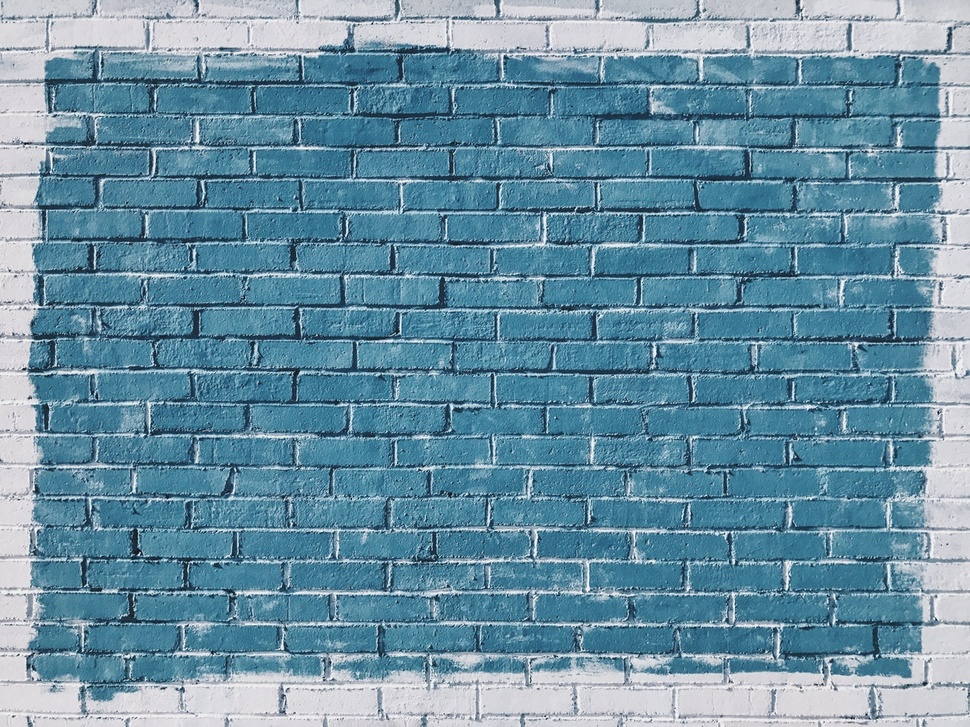
#> input picture DATA/bricks.jpg, 970 x 727 px, shrunk from 1267 x 950 before the run
$ python histograms.py
#> lines starting #> are read from the running program, lines starting #| are printed output that depends on the picture
# Image Histograms with OpenCV

import cv2
import matplotlib.pyplot as plt

blue_bricks = cv2.imread('../DATA/bricks.jpg')
#> blue_bricks is the input picture: shape (727, 970, 3); mean B, G, R 163.5, 144, 104.9
show_bricks = cv2.cvtColor(blue_bricks, cv2.COLOR_BGR2RGB)

# OpenCV Histogram
hist_values = cv2.calcHist([blue_bricks], channels=[
                           0], mask=None, histSize=[256], ranges=[0, 256])
#> hist_values = 256 values, max 11876 at index 150, min 0 at index 0, mean 2754.6

# plt.plot(hist_values)
# plt.show()

# Plotting 3 Color Histograms
img = blue_bricks
color = ('b', 'g', 'r')
for i, col in enumerate(color):
    histr = cv2.calcHist([img], [i], None, [256], [0, 256])
    plt.plot(histr, color=col)
    plt.xlim([0, 256])
plt.title('Blue Bricks Image')
plt.show()
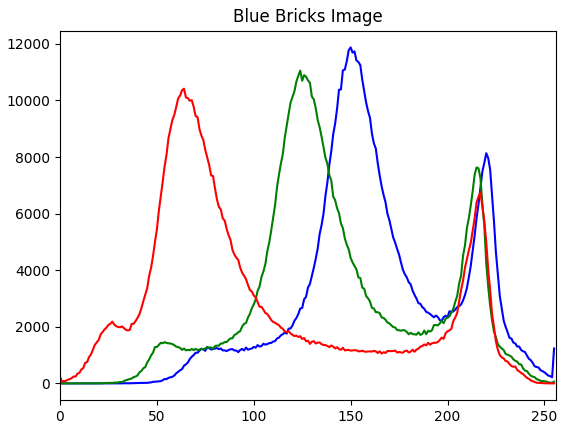
#> figure drawn by matplotlib, 1 panel; curve peaks at x = 150, y = 11876; curve peaks at x = 124, y = 11056; curve peaks at x = 64, y = 10417

$ run again, with DATA/Nadia_Murad.jpg copied over DATA/bricks.jpg
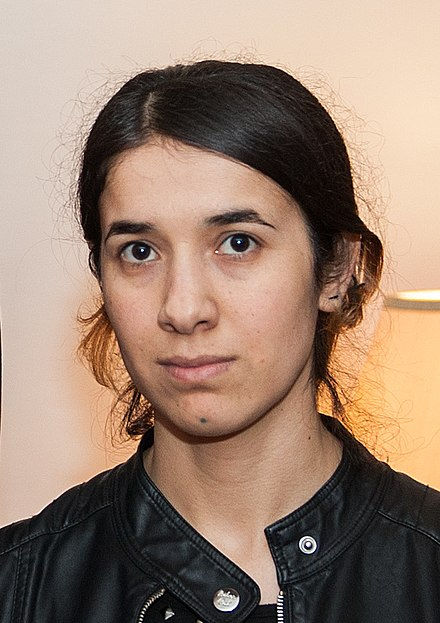
#> input picture DATA/Nadia_Murad.jpg, 440 x 623 px
#> blue_bricks is the input picture: shape (623, 440, 3); mean B, G, R 112.7, 129.2, 153.8
#> hist_values = 256 values, max 5871 at index 195, min 8 at index 251, mean 1070.8
#> `plt.show()`:
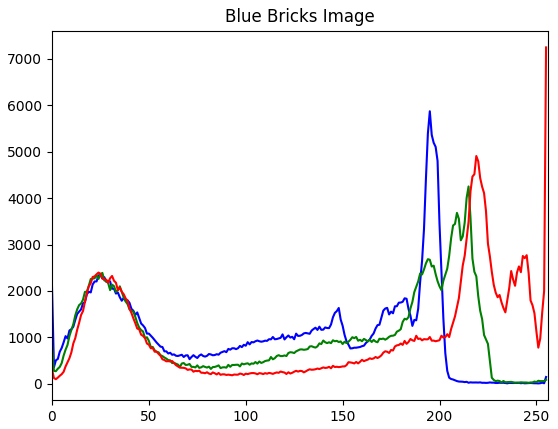
#> figure drawn by matplotlib, 1 panel; curve peaks at x = 195, y = 5871; curve peaks at x = 215, y = 4251; curve peaks at x = 255, y = 7247
